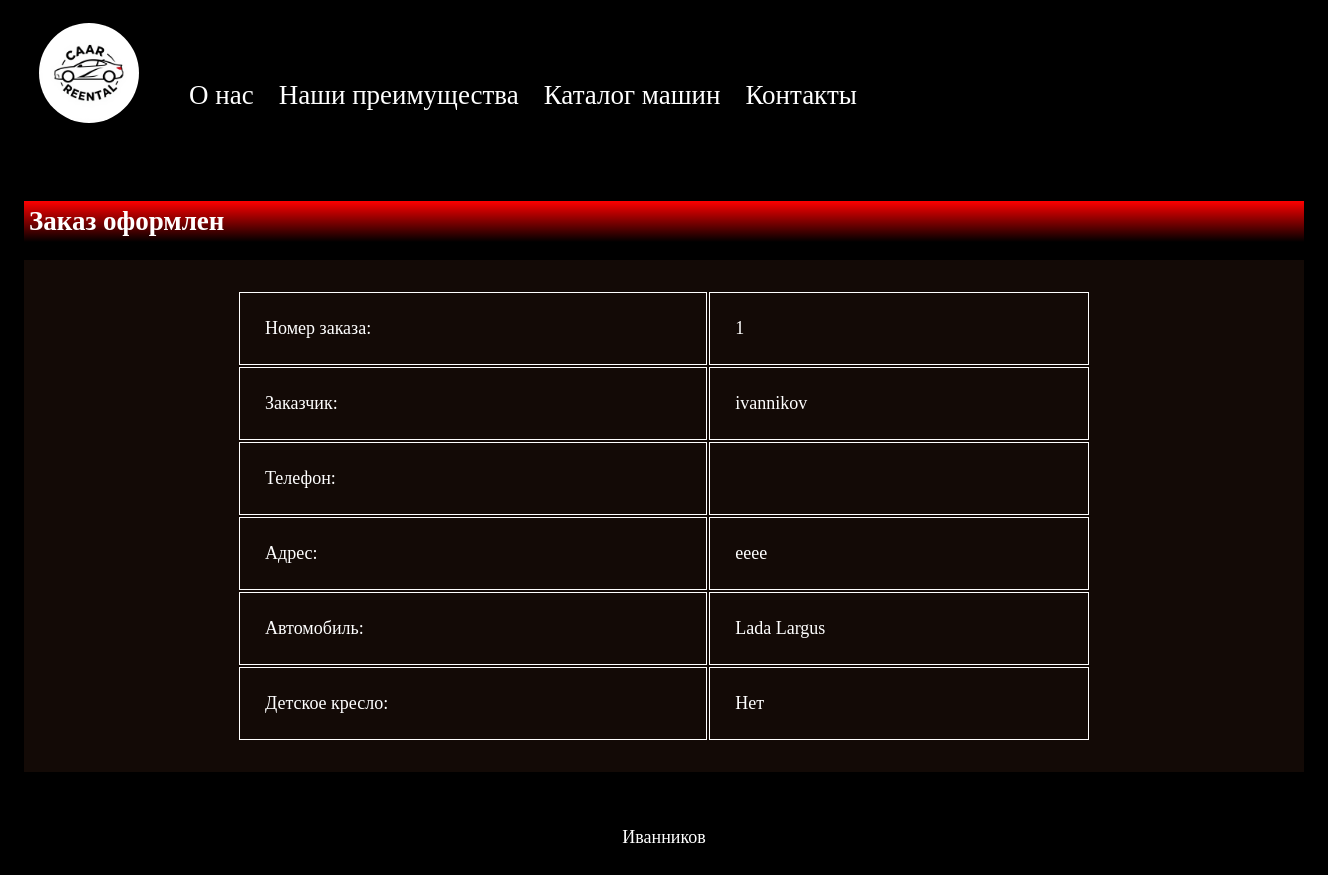
The app's page /orders/1/ with its own data.
### catalog/models.py (models this page shows)
class Order(models.Model):
    phone = models.CharField(max_length=12, null=False, blank=False)
    delivery_address = models.TextField(null=False, blank=True, max_length=100)
    babyseat = models.BooleanField(verbose_name="Добавить детское кресло", default=False)
    created_at = models.DateTimeField(auto_now_add=True)
    car = models.ForeignKey(Car, on_delete=models.PROTECT)
    user = models.ForeignKey(User, on_delete=models.PROTECT)

class Car(models.Model):
    name = models.CharField(max_length=100)
    carmodel = models.CharField(max_length=100)
    description = models.TextField(null=False, blank=True)
    price = models.DecimalField(default=0, max_digits=8, decimal_places=2)
    discount = models.SmallIntegerField(default=0)
    created_at = models.DateTimeField(auto_now_add=True)
    archived = models.BooleanField(default=False)
    img = models.ImageField(null=True, blank=True, upload_to=upload_img)

### catalog/views.py (the view)
# urls.py: path("orders/<int:pk>/",  order_info, name="order_info"),
def order_info(request: HttpRequest, pk):
    context = {"order": Order.objects.get(pk=pk)}
    return render(request, "catalog/catalog-order_info.html", context=context)

### catalog/templates/catalog/catalog-order_info.html (shortened to what this page needs)
{% extends "catalog/base-catalog.html" %}
{% load static %}
{% block main %}
<h1 class="h1">
    Заказ оформлен
    </h1>
    <div class="card">
        <table class="table">
            <tr>
        <td>Номер заказа: </td>
        <td>{{ order.pk }}
            </td>
        </tr>
        <tr>
            <td>
                Заказчик:
            </td>
            <td>
                {{ order.user }}
            </td>
        </tr>
        <tr>
            <td>
                Телефон:
            </td>
            <td>
            </td>
        </tr>
        <tr>
        <td>Адрес:</td>
        <td>{{ order.delivery_address }}</td>
        </tr>
        <tr>
            <td>
                Автомобиль:
            </td>
            <td>{{ order.car.name }}</td>
        </tr>
        <tr>
        <td>Детское кресло: </td>
        {% if order.babyseat %}
        <td>да</td>
        {% else %}
        <td>Нет</td>
        {% endif %}
        </tr>
        </table>
    </div>
{% endblock %}

### catalog/static/style.css (style rules this page uses)
html { color: white; font-size: 18px; }
body { background-color: black; }
.h1, h2 { background:linear-gradient(180deg, red, black); padding: 5px; font-size: 1.5rem; }
.card { display: flex; gap: 50px; background-color: #130A06; padding: 30px; margin-bottom: 30px; }
.table { width: 70%; margin: 0 auto; }
.table td { border: 1px solid white; padding: 25px; }

### records on screen
Order: pk "1", user "ivannikov", delivery_address "eeee", car.name "Lada Largus"
